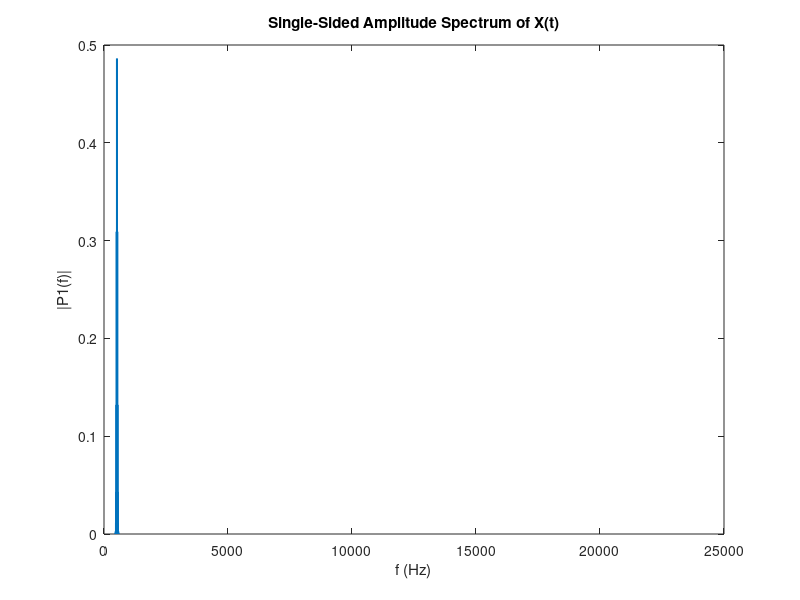

Recreate this plot in MATLAB.
clc; close all; clear;

fc = 523;
fm = 10;
B = 3;
fs = 48000;

t = 0:1/fs:20 - 1/fs;
L = length(t);
f = fs*(0:(L/2))/L;

x = sin(2 * pi * fc * t + B * sin(2 * pi * fm * t));
X = fft(x);

%soundsc(x,fs)

P2 = abs(X) / L;
P1 = P2(1:L/2+1);
P1(2:end-1) = 2*P1(2:end-1);

figure(2)
plot(f,P1) 
title('Single-Sided Amplitude Spectrum of X(t)')
xlabel('f (Hz)')
ylabel('|P1(f)|')